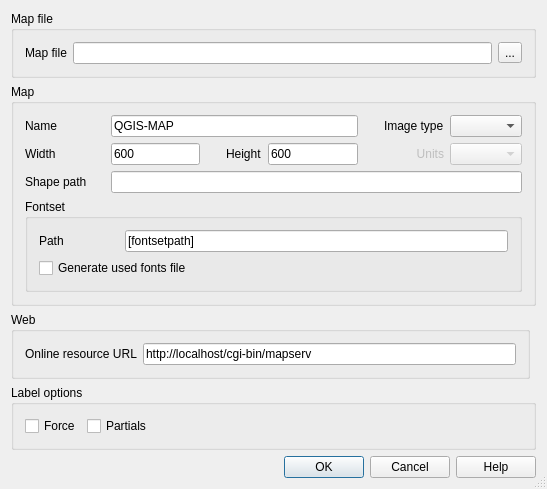
<?xml version="1.0" encoding="UTF-8"?>
<ui version="4.0">
 <author>Gary Sherman</author>
 <class>MapfileExportDlg</class>
 <widget class="QDialog" name="MapfileExportDlg">
  <property name="geometry">
   <rect>
    <x>0</x>
    <y>0</y>
    <width>547</width>
    <height>479</height>
   </rect>
  </property>
  <property name="windowTitle">
   <string>RT MapServer Exporter - Save project to MapFile</string>
  </property>
  <property name="sizeGripEnabled">
   <bool>true</bool>
  </property>
  <layout class="QGridLayout" name="gridLayout">
   <item row="0" column="0" colspan="2">
    <widget class="QGroupBox" name="groupBox">
     <property name="title">
      <string>Map file</string>
     </property>
     <layout class="QGridLayout" name="gridLayout_3">
      <item row="0" column="0">
       <widget class="QLabel" name="label">
        <property name="text">
         <string>Map file</string>
        </property>
        <property name="buddy">
         <cstring>txtMapFilePath</cstring>
        </property>
       </widget>
      </item>
      <item row="0" column="1">
       <widget class="QLineEdit" name="txtMapFilePath">
        <property name="toolTip">
         <string>Name for the map file to be created from the QGIS project file</string>
        </property>
        <property name="text">
         <string notr="true"/>
        </property>
       </widget>
      </item>
      <item row="0" column="2">
       <widget class="QToolButton" name="btnChooseFile">
        <property name="text">
         <string>...</string>
        </property>
       </widget>
      </item>
     </layout>
    </widget>
   </item>
   <item row="5" column="0" colspan="2">
    <widget class="QDialogButtonBox" name="buttonBox">
     <property name="standardButtons">
      <set>QDialogButtonBox::Cancel|QDialogButtonBox::Help|QDialogButtonBox::Ok</set>
     </property>
    </widget>
   </item>
   <item row="3" column="0" colspan="2">
    <widget class="QGroupBox" name="grpOptions">
     <property name="sizePolicy">
      <sizepolicy hsizetype="Expanding" vsizetype="Fixed">
       <horstretch>0</horstretch>
       <verstretch>0</verstretch>
      </sizepolicy>
     </property>
     <property name="title">
      <string>Label options</string>
     </property>
     <layout class="QGridLayout" name="gridLayout_5">
      <item row="0" column="0">
       <widget class="QCheckBox" name="checkBoxForce">
        <property name="toolTip">
         <string>Forces labels on, regardless of collisions. Available only for cached labels.</string>
        </property>
        <property name="text">
         <string>Force</string>
        </property>
       </widget>
      </item>
      <item row="0" column="1">
       <widget class="QCheckBox" name="checkBoxPartials">
        <property name="toolTip">
         <string>Can text run off the edge of the map?</string>
        </property>
        <property name="text">
         <string>Partials</string>
        </property>
       </widget>
      </item>
      <item row="0" column="2">
       <spacer name="horizontalSpacer">
        <property name="orientation">
         <enum>Qt::Horizontal</enum>
        </property>
        <property name="sizeHint" stdset="0">
         <size>
          <width>40</width>
          <height>20</height>
         </size>
        </property>
       </spacer>
      </item>
     </layout>
    </widget>
   </item>
   <item row="2" column="0">
    <widget class="QGroupBox" name="groupBox_2">
     <property name="title">
      <string>Web</string>
     </property>
     <layout class="QGridLayout" name="gridLayout_4">
      <item row="0" column="0">
       <widget class="QLabel" name="label6">
        <property name="minimumSize">
         <size>
          <width>80</width>
          <height>0</height>
         </size>
        </property>
        <property name="text">
         <string>Online resource URL</string>
        </property>
        <property name="buddy">
         <cstring>txtMapServerUrl</cstring>
        </property>
       </widget>
      </item>
      <item row="0" column="1">
       <widget class="QLineEdit" name="txtMapServerUrl">
        <property name="toolTip">
         <string>The URL to the mapserver executable.

For example: 
http://my.host.com/cgi-bin/mapserv.exe</string>
        </property>
        <property name="text">
         <string notr="true">http://localhost/cgi-bin/mapserv</string>
        </property>
       </widget>
      </item>
     </layout>
    </widget>
   </item>
   <item row="1" column="0" colspan="2">
    <widget class="QGroupBox" name="grpMap">
     <property name="title">
      <string>Map</string>
     </property>
     <layout class="QGridLayout" name="gridLayout_2">
      <item row="0" column="0">
       <widget class="QLabel" name="label1">
        <property name="toolTip">
         <string/>
        </property>
        <property name="text">
         <string>Name</string>
        </property>
        <property name="buddy">
         <cstring>txtMapName</cstring>
        </property>
       </widget>
      </item>
      <item row="0" column="4">
       <widget class="QLabel" name="label5">
        <property name="text">
         <string>Image type</string>
        </property>
        <property name="indent">
         <number>20</number>
        </property>
        <property name="buddy">
         <cstring>cmbMapImageType</cstring>
        </property>
       </widget>
      </item>
      <item row="0" column="5">
       <widget class="QComboBox" name="cmbMapImageType"/>
      </item>
      <item row="1" column="0">
       <widget class="QLabel" name="label2">
        <property name="text">
         <string>Width</string>
        </property>
        <property name="buddy">
         <cstring>txtMapWidth</cstring>
        </property>
       </widget>
      </item>
      <item row="1" column="1">
       <widget class="QLineEdit" name="txtMapWidth">
        <property name="text">
         <string notr="true">600</string>
        </property>
       </widget>
      </item>
      <item row="1" column="2">
       <widget class="QLabel" name="label3">
        <property name="text">
         <string>Height</string>
        </property>
        <property name="indent">
         <number>20</number>
        </property>
        <property name="buddy">
         <cstring>txtMapHeight</cstring>
        </property>
       </widget>
      </item>
      <item row="1" column="3">
       <widget class="QLineEdit" name="txtMapHeight">
        <property name="text">
         <string notr="true">600</string>
        </property>
       </widget>
      </item>
      <item row="1" column="4">
       <widget class="QLabel" name="label4">
        <property name="enabled">
         <bool>false</bool>
        </property>
        <property name="text">
         <string>Units</string>
        </property>
        <property name="alignment">
         <set>Qt::AlignRight|Qt::AlignTrailing|Qt::AlignVCenter</set>
        </property>
        <property name="buddy">
         <cstring>cmbMapUnits</cstring>
        </property>
       </widget>
      </item>
      <item row="1" column="5">
       <widget class="QComboBox" name="cmbMapUnits">
        <property name="enabled">
         <bool>false</bool>
        </property>
       </widget>
      </item>
      <item row="2" column="0">
       <widget class="QLabel" name="label6_2">
        <property name="minimumSize">
         <size>
          <width>80</width>
          <height>0</height>
         </size>
        </property>
        <property name="text">
         <string>Shape path</string>
        </property>
        <property name="buddy">
         <cstring>txtMapServerUrl</cstring>
        </property>
       </widget>
      </item>
      <item row="2" column="1" colspan="5">
       <widget class="QLineEdit" name="txtMapShapePath">
        <property name="toolTip">
         <string>The path to the folder where shapefiles are stored.</string>
        </property>
        <property name="text">
         <string notr="true"/>
        </property>
       </widget>
      </item>
      <item row="0" column="1" colspan="3">
       <widget class="QLineEdit" name="txtMapName">
        <property name="toolTip">
         <string/>
        </property>
        <property name="text">
         <string notr="true">QGIS-MAP</string>
        </property>
       </widget>
      </item>
      <item row="3" column="0" colspan="6">
       <widget class="QGroupBox" name="groupBox_3">
        <property name="title">
         <string>Fontset</string>
        </property>
        <layout class="QGridLayout" name="gridLayout_6">
         <item row="0" column="0">
          <widget class="QLabel" name="label6_3">
           <property name="minimumSize">
            <size>
             <width>80</width>
             <height>0</height>
            </size>
           </property>
           <property name="text">
            <string>Path</string>
           </property>
           <property name="buddy">
            <cstring>txtMapServerUrl</cstring>
           </property>
          </widget>
         </item>
         <item row="0" column="1">
          <widget class="QLineEdit" name="txtMapFontsetPath">
           <property name="toolTip">
            <string>path</string>
           </property>
           <property name="text">
            <string notr="true">[fontsetpath]</string>
           </property>
          </widget>
         </item>
         <item row="1" column="0" colspan="2">
          <widget class="QCheckBox" name="checkCreateFontFile">
           <property name="toolTip">
            <string>Forces labels on, regardless of collisions. Available only for cached labels.</string>
           </property>
           <property name="text">
            <string>Generate used fonts file</string>
           </property>
          </widget>
         </item>
        </layout>
       </widget>
      </item>
     </layout>
    </widget>
   </item>
  </layout>
 </widget>
 <layoutdefault spacing="6" margin="11"/>
 <pixmapfunction>qPixmapFromMimeSource</pixmapfunction>
 <tabstops>
  <tabstop>txtMapFilePath</tabstop>
  <tabstop>txtMapName</tabstop>
  <tabstop>cmbMapImageType</tabstop>
  <tabstop>txtMapWidth</tabstop>
  <tabstop>txtMapHeight</tabstop>
  <tabstop>cmbMapUnits</tabstop>
  <tabstop>txtMapShapePath</tabstop>
  <tabstop>txtMapServerUrl</tabstop>
  <tabstop>checkBoxForce</tabstop>
  <tabstop>checkBoxPartials</tabstop>
  <tabstop>buttonBox</tabstop>
 </tabstops>
 <resources/>
 <connections>
  <connection>
   <sender>buttonBox</sender>
   <signal>rejected()</signal>
   <receiver>MapfileExportDlg</receiver>
   <slot>reject()</slot>
   <hints>
    <hint type="sourcelabel">
     <x>435</x>
     <y>372</y>
    </hint>
    <hint type="destinationlabel">
     <x>240</x>
     <y>223</y>
    </hint>
   </hints>
  </connection>
  <connection>
   <sender>buttonBox</sender>
   <signal>accepted()</signal>
   <receiver>MapfileExportDlg</receiver>
   <slot>accept()</slot>
   <hints>
    <hint type="sourcelabel">
     <x>540</x>
     <y>352</y>
    </hint>
    <hint type="destinationlabel">
     <x>597</x>
     <y>210</y>
    </hint>
   </hints>
  </connection>
 </connections>
</ui>
